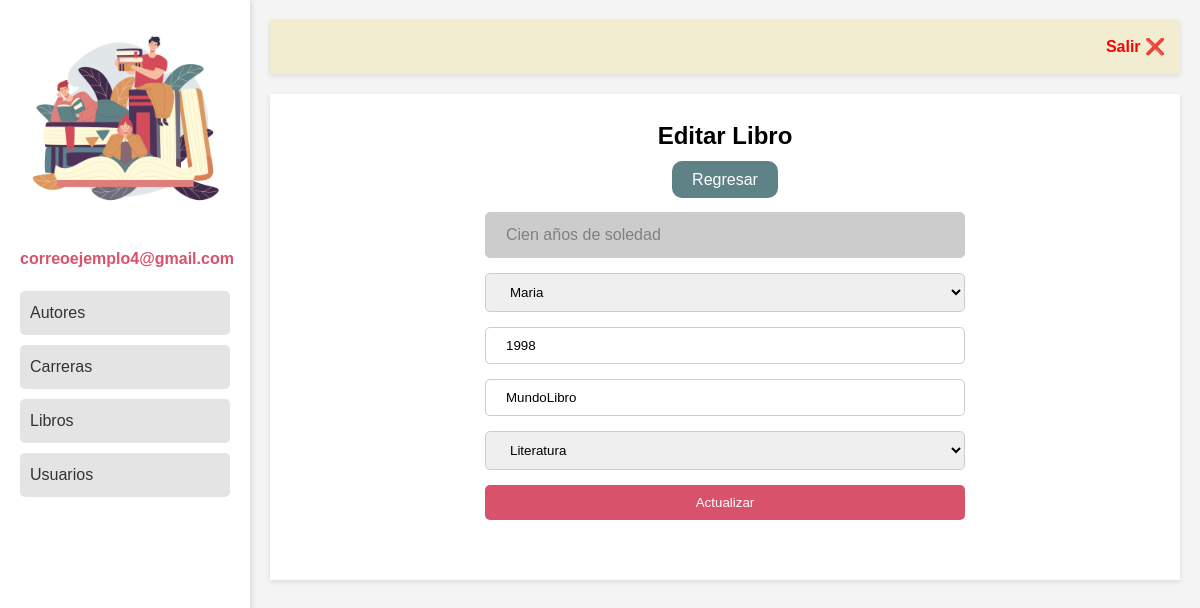
Screenshot of /editar-libro.php?id=3 (signed in) with the database file from the repository.
### tables this page shows
CREATE TABLE `libros` (
  `ID_libro` int(5) NOT NULL,
  `titulo_libro` varchar(100) NOT NULL,
  `autor` int(10) NOT NULL,
  `anio` varchar(4) NOT NULL,
  `editorial` varchar(100) NOT NULL,
  `carrera` int(10) NOT NULL
);

CREATE TABLE `autores` (
  `ID_autor` int(11) NOT NULL,
  `nombre_autor` varchar(50) NOT NULL,
  `pais_autor` varchar(50) NOT NULL
);

CREATE TABLE `carreras` (
  `ID_carrera` int(10) NOT NULL,
  `nombre_carrera` varchar(50) NOT NULL
);

### editar-libro.php (the view, shortened to what this page needs)
<?php
require "conn.php";
$id_libro = $_GET["id"];
$consulta = "SELECT * FROM libros WHERE ID_libro = '$id_libro'";
$resultado = mysqli_query($conectar, $consulta);
$fila = mysqli_fetch_array($resultado);
?>
<!DOCTYPE html>
<html lang="es">
<head>
    <link rel="stylesheet" href="CSS/estilos.css">
</head>
<body>
    <div class="flex-container">
        <div class="sidebar">
            <?php include "utils/nav-bar.php"; ?>
        </div>
        <div class="main-content">
            <header>
                <?php include "utils/header.php"; ?>
            </header>
            <section class="dashboard">
                <div class="tittle-div">
                    <h1 class="title">Editar Libro</h1>
                </div>
                <div class="btn">
                    <a class="btn-green" href="libros.php">Regresar</a>
                </div>
                <div class="form-container">
                    <form action="guardar-editar_libro.php" method="post">
                        <div class="input-login correo">
                            <?php echo $fila['titulo_libro'] ?>
                        </div>
                        <select name="autor" required class="input-login ancho-uniforme">
                            <?php
                            $variable_autor = $fila["autor"];
                            $verautor = "SELECT * FROM autores";
                            $resultadoautor = mysqli_query($conectar, $verautor);
                            while ($filautor = $resultadoautor->fetch_array()) {
                                ?>
                                <option value="<?php echo $filautor["ID_autor"]; ?>"
                                    <?php if ($filautor["ID_autor"] == $variable_autor) echo "selected"; ?>>
                                    <?php echo $filautor['nombre_autor'] ?>
                                </option>
                            <?php
                            }
                            ?>
                        </select>
                        <input class="input-login ancho-uniforme" type="text" name="anio" value="<?php echo $fila['anio']; ?>" placeholder="Año de Publicación" required>
                        <input class="input-login ancho-uniforme" type="text" name="editorial" value="<?php echo $fila['editorial']; ?>" placeholder="Editorial" required>
                        <select name="carrera" required class="input-login ancho-uniforme">
                            <?php
                            $variable_carrera = $fila["carrera"];
                            $vercarrera = "SELECT * FROM carreras";
                            $resultadocarrera = mysqli_query($conectar, $vercarrera);
                            while ($filcarrera = $resultadocarrera->fetch_array()) {
                                ?>
                                <option value="<?php echo $filcarrera["ID_carrera"]; ?>"
                                    <?php if ($filcarrera["ID_carrera"] == $variable_carrera) echo "selected"; ?>>
                                    <?php echo $filcarrera['nombre_carrera'] ?>
                                </option>
                            <?php
                            }
                            ?>
                        </select>
                        <input class="btn-cuenta ancho-uniforme entrada-label" type="submit" value="Actualizar">
                    </form>
                </div>
            </section>
        </div>
    </div>
</body>
</html>

### CSS/estilos.css (style rules this page uses)
:root { --color1: #ccc; --colorWhite: #ffff; --colorBlack: #202131; --color2: #4A3259; --color3: #f2f4f6; --color4: #D9526B; --color5:#D98C5F; --color6: #5F8286; }
body { font-weight: 16px; line-height: 24px; }
* { margin: 0; padding: 0; box-sizing: border-box; font-family: Arial, Helvetica, sans-serif; }
.flex-container { display: flex; min-height: 100vh; background-color: #f4f4f4; }
.sidebar { width: 250px; background: var(--colorWhite); padding: 20px; box-shadow: 2px 0 5px rgba(0,0,0,0.1); }
.main-content { flex: 1; padding: 20px; }
.dashboard { display: flex; flex-direction: column; align-items: center; margin-top: 20px; background-color: var(--colorWhite); box-shadow: 0 2px 5px rgba(0,0,0,0.1); padding: 30px; }
.btn-green { background-color: var(--color6); color: white; padding: 10px 20px; border-radius: 10px; border: none; text-decoration: none; cursor: pointer; }
.btn { margin: 20px; text-align: left; align-items:end; }
.btn-cuenta { margin-top: 10px; padding: 10px 20px; background-color: var(--color4); color: white; width: 280px; text-align: center; border: none; border-radius: 5px; margin: auto; margin-bottom: 30px; }
.input-login { padding: 10px 20px; margin: auto; margin-bottom: 15px; border-radius: 5px; border-color: var(--color3); border: 1px solid var(--color1); display: block; }
.correo { background-color: var(--color1); color: grey; }
.ancho-uniforme { width: 480px; }

### rows the page displays
libros: titulo_libro "Cien años de soledad", autor "Maria", anio "1998", editorial "MundoLibro", carrera "Literatura"

### other values shown
$_SESSION["username"] "correoejemplo4@gmail.com"
